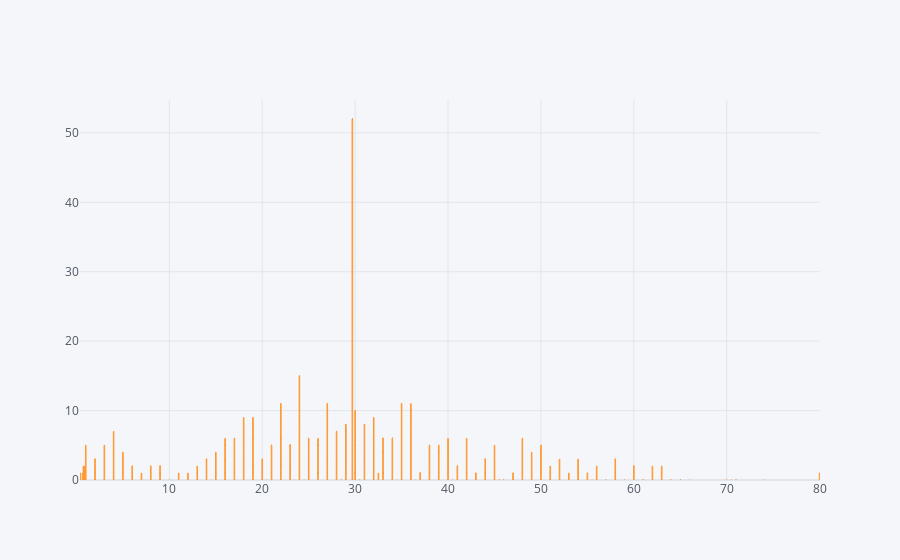

Notebook source saved alongside this figure:
### Code cell
titanic.iplot(kind='bar',x='age', y='survived')

### Figure 1 — Plotly figure (JSON) as saved in the notebook; plotly's stock layout.template omitted (floating-point values rounded to 4 significant figures; data arrays with more than 128 entries replaced by an {"elided": "..."} marker saying what was removed)
{"data": [{"marker": {"color": "rgba(255, 153, 51, 0.6)", "line": {"color": "rgba(255, 153, 51, 1.0)", "width": 1}}, "name": "survived", "orientation": "v", "text": "", "type": "bar", "x": {"elided": "891 float values"}, "y": {"elided": "891 int values"}}], "layout": {"legend": {"bgcolor": "#F5F6F9", "font": {"color": "#4D5663"}}, "paper_bgcolor": "#F5F6F9", "plot_bgcolor": "#F5F6F9", "title": {"font": {"color": "#4D5663"}}, "xaxis": {"gridcolor": "#E1E5ED", "showgrid": true, "tickfont": {"color": "#4D5663"}, "title": {"font": {"color": "#4D5663"}, "text": ""}, "zerolinecolor": "#E1E5ED"}, "yaxis": {"gridcolor": "#E1E5ED", "showgrid": true, "tickfont": {"color": "#4D5663"}, "title": {"font": {"color": "#4D5663"}, "text": ""}, "zerolinecolor": "#E1E5ED"}}}
